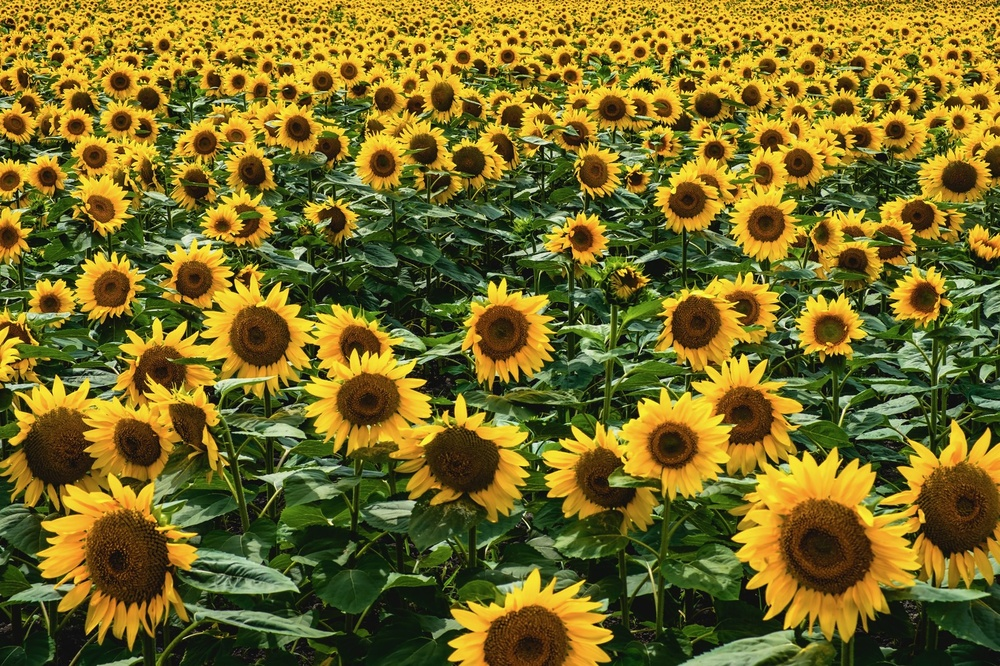
#> input picture data/himawari.jpg, 1000 x 666 px, shrunk from 1600 x 1066 before the run
$ python scale_space_test.py   (older library calls are emulated)
#> lines starting #> are read from the running program, lines starting #| are printed output that depends on the picture

import os
import cv2
import numpy as np


def scale_space_test1():

    cur_dir = os.path.dirname(os.path.abspath(__file__))
    path = cur_dir + '/../data/himawari.jpg'
    img = cv2.imread(path)
#> img is the input picture: shape (666, 1000, 3); mean B, G, R 35.5, 106.6, 119
    gray_img = cv2.cvtColor(img, cv2.COLOR_RGB2GRAY)
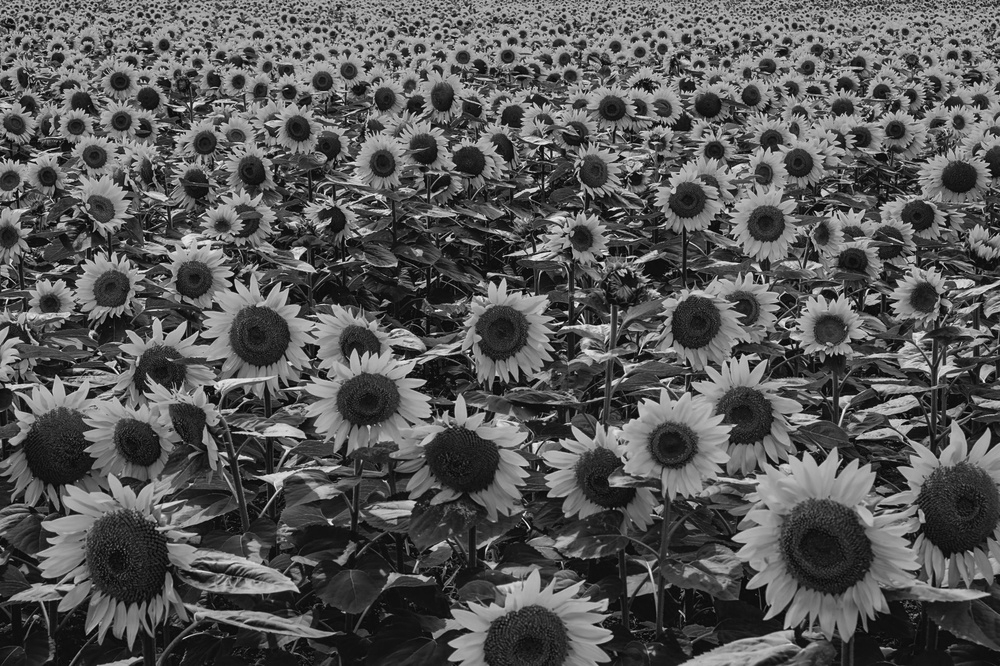
#> gray_img: shape (666, 1000); min 1, max 246, mean 86.7

    k = np.sqrt(2)
    sigma = 1.6

    # for sigma in sigmas:
    for i in range(12):
        sigma_3_radius = 10 * sigma * 2

        # Applying Gaussian filter
        gauss_kernel_1d = cv2.getGaussianKernel(
            ksize=int(sigma_3_radius), sigma=sigma)
        gauss_kernel_2d = np.outer(
            gauss_kernel_1d, gauss_kernel_1d.transpose())
        log_filter = cv2.Laplacian(gauss_kernel_2d, cv2.CV_32FC1, ksize=31)

        laplacian_of_gaussian = cv2.filter2D(
            gray_img, cv2.CV_32FC1, log_filter)

        # Normalize value for visualization.
        min_val, max_val, _, _ = cv2.minMaxLoc(laplacian_of_gaussian)
        abs_max = max(abs(min_val), abs(max_val))
        tmp = (laplacian_of_gaussian * (0.5 / (2.0 * abs_max)) + 0.5) * 255.0
        laplacian_of_gaussian_uchar = np.uint8(tmp)

        title = 'Sigma = ' + str(sigma)
        cv2.namedWindow(title)
        cv2.imshow(title, laplacian_of_gaussian_uchar)
        #cv2.imwrite(title + str('.png'), laplacian_of_gaussian_uchar)
        cv2.waitKey(0)
        cv2.destroyWindow(title)

        sigma = k * sigma
#> this loop made 12 passes
#> (min_val, max_val, abs_max) on passes 1, 3, 4, 5, 7, 8, 9: (-2.47e+18, 2.44e+18, 2.47e+18), (-1.41e+18, 1.35e+18, 1.41e+18), (-8.75e+17, 8.05e+17, 8.75e+17), (-5.01e+17, 4.52e+17, 5.01e+17), (-1.12e+17, 1.11e+17, 1.12e+17), (-6.08e+16, 6.03e+16, 6.08e+16), (-2.79e+16, 2.56e+16, 2.79e+16)
#> (min_val, abs_max) on passes 2, 6, 10, 11, 12: (-1.89e+18, 1.89e+18), (-2.26e+17, 2.31e+17), (-8.45e+15, 1.07e+16), (-2.74e+15, 4.1e+15), (-1.02e+15, 1.51e+15)
#> pass 1, in scale_space_test1, `laplacian_of_gaussian = cv2.filter2D( gray_img, cv2.CV_32FC1, log_filt..`:
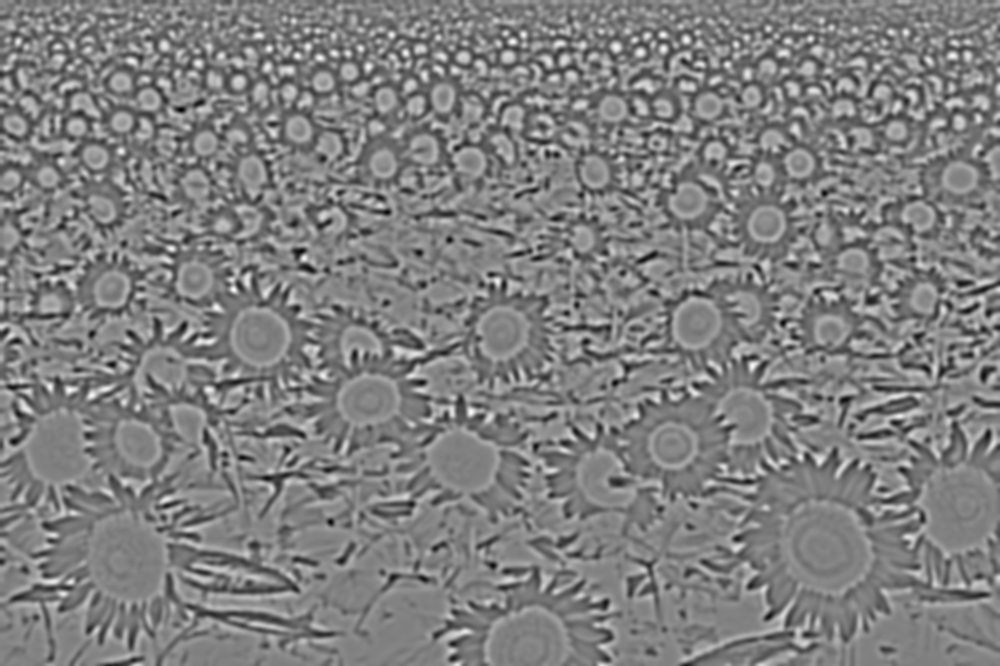
#> laplacian_of_gaussian: shape (666, 1000) float32; min -2.47e+18, max 2.44e+18, mean -2e+12; drawn with min black and max white
#> pass 1, in scale_space_test1, `tmp = (laplacian_of_gaussian * (0.5 / (2.0 * abs_max)) + 0.5) * 255.0`:
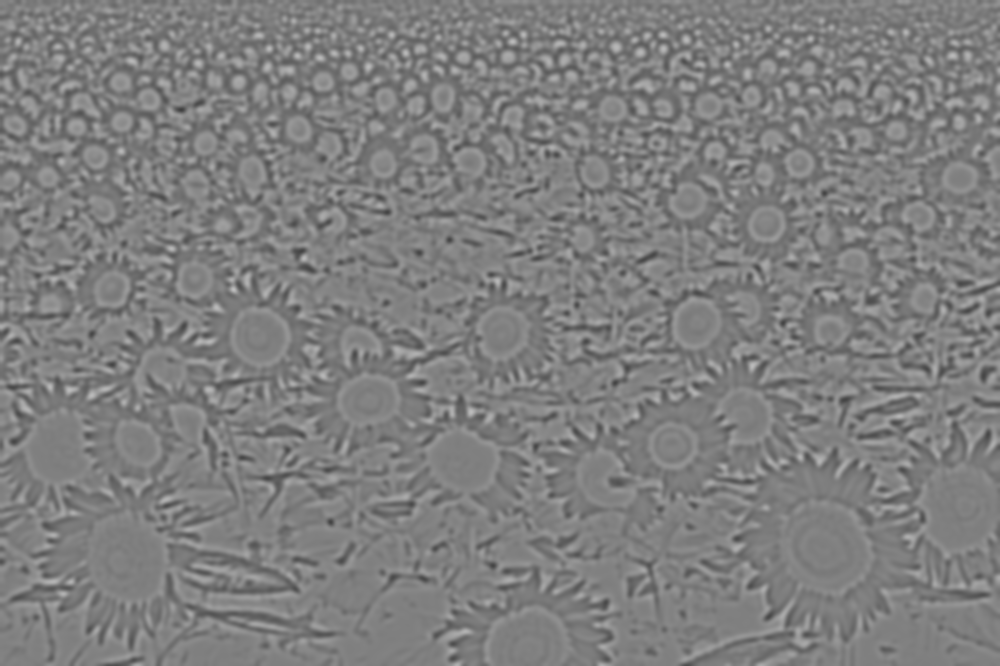
#> tmp: shape (666, 1000) float32; min 63.75, max 190.6, mean 127.5
#> after the loop:
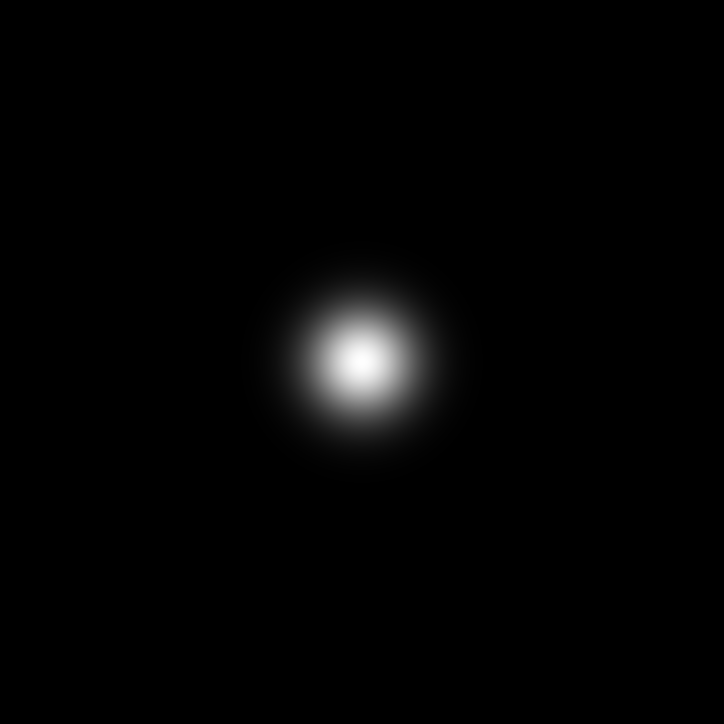
#> gauss_kernel_2d: shape (1448, 1448) float64 (shown at 1/2 size); min 1.32e-48, max 3.04e-05, mean 4.77e-07; drawn with min black and max white
#> after the loop:
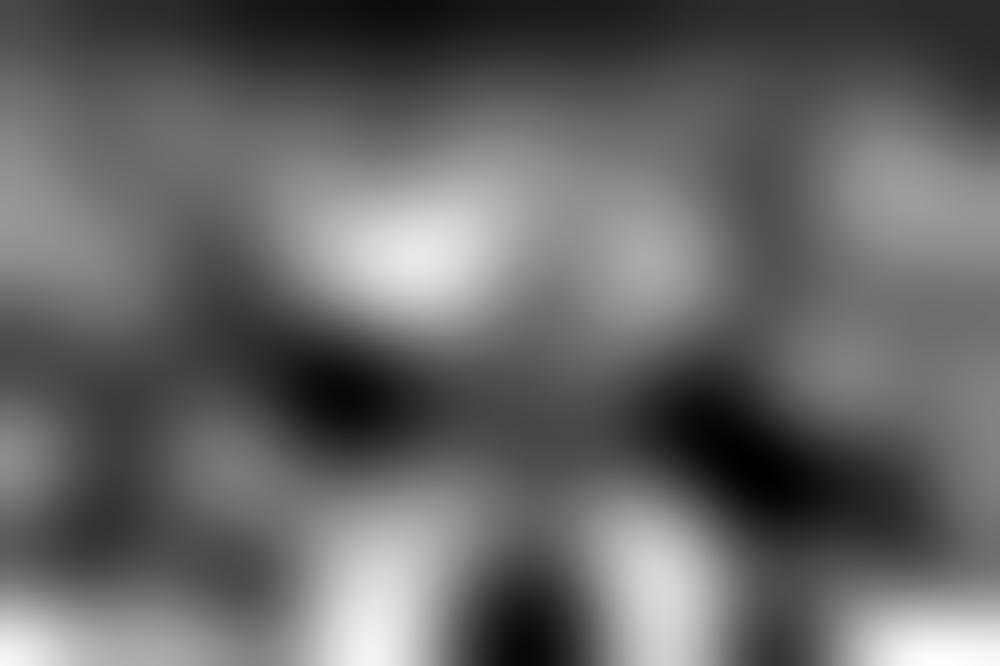
#> laplacian_of_gaussian: shape (666, 1000) float32; min -1.02e+15, max 1.51e+15, mean -7.75e+11; drawn with min black and max white
#> after the loop:
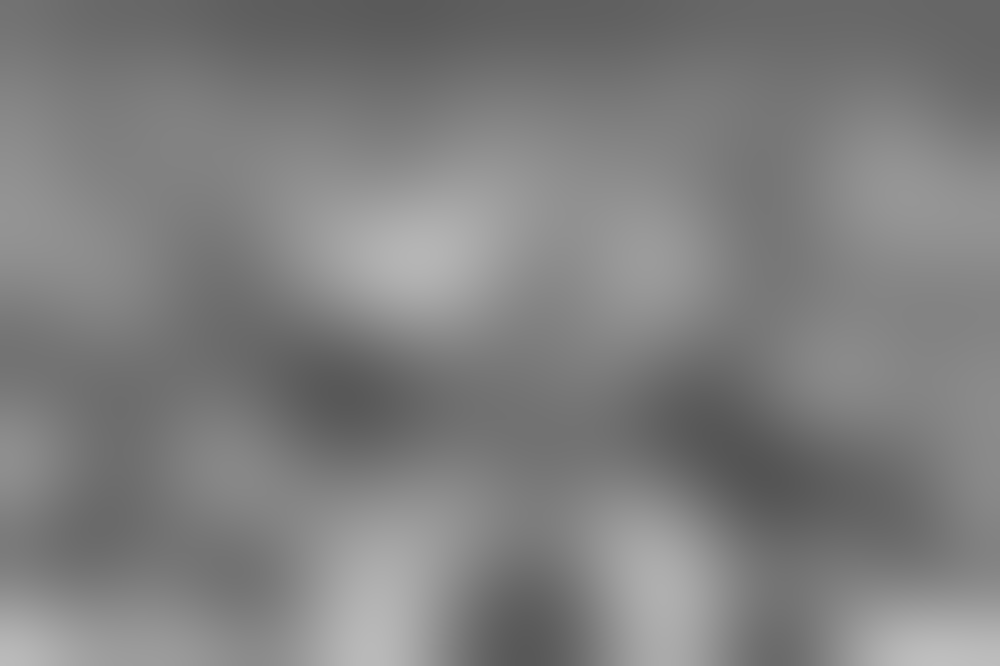
#> tmp: shape (666, 1000) float32; min 84.46, max 191.2, mean 127.5
#> after the loop, sigma = 102.4


if __name__ == "__main__":

    scale_space_test1()
